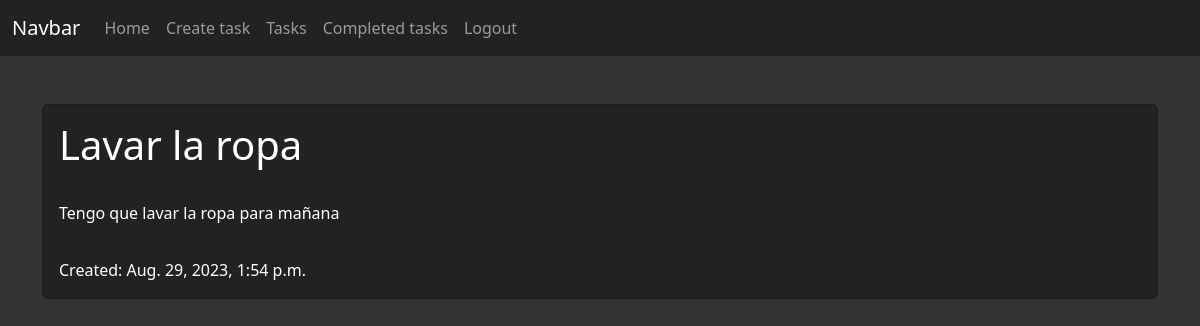
Screenshot of /tasks/detail/5/ (signed in) with the database file from the repository.
### tasks/models.py (models this page shows, shortened)
class Task(models.Model) :
    title = models.CharField(max_length=100)
    description = models.TextField(blank=True)
    created = models.DateTimeField(auto_now_add=True)
    datecompleted = models.DateTimeField(null=True)
    important = models.BooleanField(default=False)
    user = models.ForeignKey(User, on_delete=models.CASCADE)
    class Meta:
        verbose_name='task'
        verbose_name_plural='tasks'

### tasks/views.py (the view)
# urls.py: path('tasks/detail/<int:id>/',views.task_detail, name= "task_detail"),
@login_required
def task_detail(request, id) :
    task = get_object_or_404(Task, pk=id, user = request.user)
    return render(request, 'task_detail.html', {'task': task})

### tasks/templates/task_detail.html (shortened to what this page needs)
{% extends 'base.html' %}
{% block content %}
<!DOCTYPE html>
<html lang="en">
<head>
    <link href="https://cdn.jsdelivr.net/npm/bootstrap@5.3.0/dist/css/bootstrap.min.css" rel="stylesheet">
</head>
<body style="background-color: #333;">
    <div class="container mt-5">
        <div class="card" style="background-color: #222;">
            <div class="card-body">
                <h1 class="card-text text-white">{{task.title}} {% if task.important %}<span class="badge bg-primary">important</span>{% endif %}</h1>
                <p class="card-text text-white" style="margin-top: 3%;margin-bottom: 3%;">{{ task.description }}</p>
                <div class="d-flex justify-content-between align-items-center">
                    <p class="card-text text-white">Created: {{ task.created }}</p>
                </div>
            </div>
        </div>
    </div>
</body>
</html>
{% endblock %}

### rows the page displays
Task: title "Lavar la ropa", description "Tengo que lavar la ropa para mañana", created "Aug. 29, 2023, 1:54 p.m."
